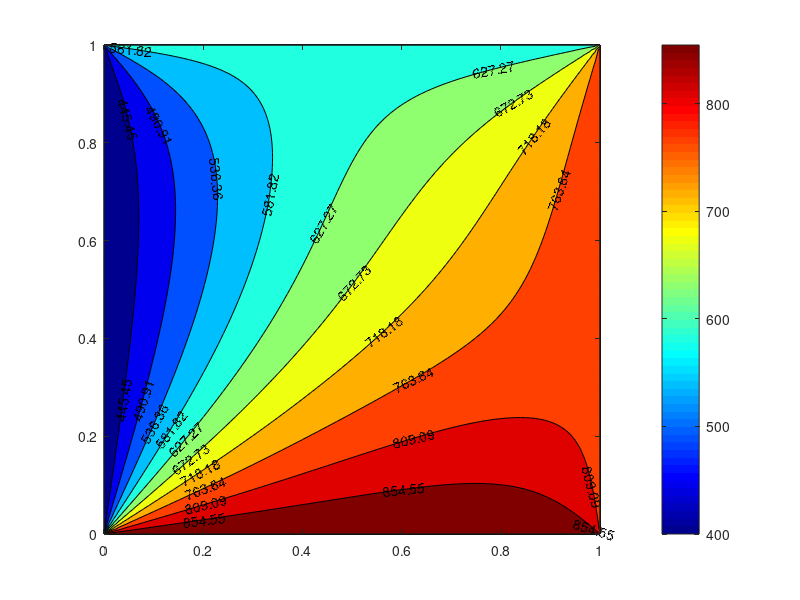

Recreate this plot in MATLAB. (Note: this script raises an error after producing the figure.)
% Solving Steady State Heat Conduction Equation
close all
clear 
clc

% Defining Number of Intervals  
Nx = 100;
Ny = 100;

% Number of grid points 
nx = Nx+1;
ny = Ny+1;

% Rectangular Dimensions 
Lx = 1;
Ly = 1;

% Grid spacing 
dx = Lx/Nx;
dy = Ly/Ny;

x = (0:Nx)*dx;
y = (0:Ny)*dy;
[X,Y] = meshgrid(x,y);

% Convergence Criteria / Tolerance 
eps = 1.e-4;

% Method Number 
% 1 - Gauss Jacobi Method 
% 2 - Gauss Siedel Method
% 3 - SOR Method using Gauss Siedel
method = 3;
if(method==1)
    type = 'Gauss Jacobi';
end
if(method==2)
    type = 'Gauss Siedel';
end
if(method==3)
    type = 'SOR method';
end


% Temperature value for the grid points 
temp = zeros(nx,ny);


% Defining the Boundary Conditions Temperature in (K)
temp(:,ny) = 600;   % Top
temp(:,1)  = 900;   % Bottom
temp(1,:)  = 400;   % Left
temp(nx,:) = 800;   % Right
temp(1,1)   = (900+400)/2;
temp(1,ny)  = (600+400)/2;
temp(nx,1)  = (900+800)/2;
temp(nx,ny) = (600+800)/2;

% Solving with Iterative Method
temp_old = temp;    % Initial guess for the values of temperature 
error = 2*eps;      % Error value at the beginning 
ncount = 0;         % Iteration counter 

while(error>eps)
    ncount = ncount + 1;
    for i = 2:nx-1
        for j = 2:ny-1
            if(method==1)
                % Solving by Gauss Jacobi Method
                temp(i,j) = (1/4)*(temp_old(i-1,j)+temp_old(i+1,j)...
                    +temp_old(i,j-1)+temp_old(i,j+1));
            end
          
            if(method==2)
                % Solving By Gauss Siedel Method
                temp(i,j) = (1/4)*(temp(i-1,j)+temp_old(i+1,j)...
                    +temp(i,j-1)+temp_old(i,j+1));
            end
            
            if(method==3)
                % SOR Method with Gauss Siedel method
                omega = 1.95;
                temp(i,j) = (1-omega)*temp_old(i,j)+ (omega/4)*(...
                    temp_old(i+1,j)+temp(i-1,j)+temp_old(i,j+1)+...
                    temp(i,j-1));
            end
            
        end
    end
    
    error = max(max(abs(temp(:,:)-temp_old(:,:))));
    
    if any(any(isinf(temp(:,:))) | any(isnan(temp(:,:))))
        % To check whether the Iterations are Diverging 
        % If Diverging then stop the program
        fprintf("Iteration Diverged.!");
        return;
    end
    
    % Updating the pervious value of temperature
    temp_old = temp;
    
    % Displaying the Iteration count with the Error 
    fprintf("\n%g - %e",ncount,error);
    
end
fprintf("\n Number of Iterations - %g",ncount);
% Plotting the countour plot 
[c,h]=contourf(Y,X,temp(:,:),'ShowText','on');
c = colorbar;
colormap(jet);
c.FontSize = 11;
set(get(c,'label'),'string','Contour:Temperature(K)'...
    ,'FontSize',11);
xlabel('X(m)','Fontsize',14);
ylabel('Y(m)','Fontsize',14);
%h.LineColor = 'none';
%clabel(c,h);
title(sprintf('Steady State Heat Conduction over a Rectangular Domain \n No. of Iterations = %d, %s'...
,ncount,type));